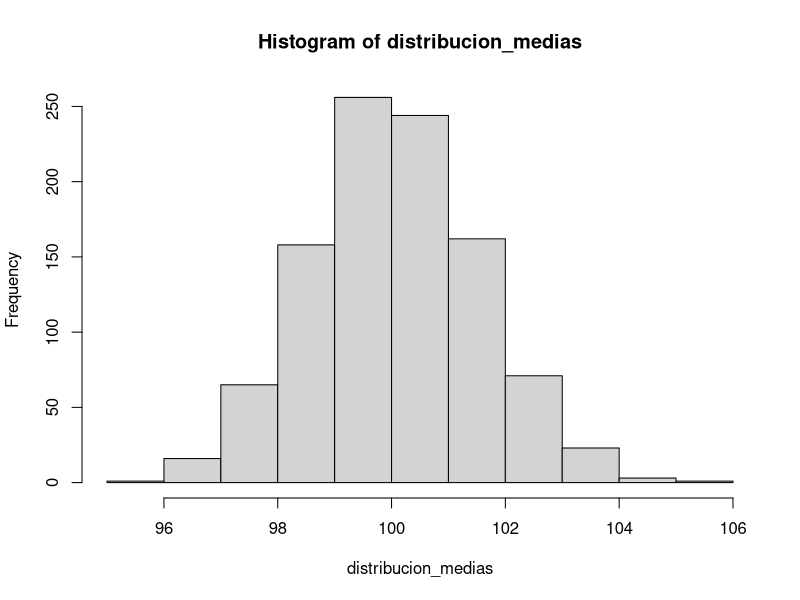

Source code (R):
## ---- chunk 1


if (mtcars$mpg[1] > 15) {
  print("Bien")
} else {
  print("Mal")
}


if (mtcars$mpg[1] > 15) {
  mtcars$mpg[1] + 5
} else {
  mtcars$mpg[1] - 5
}


## ---- chunk 2

mtcars$mpg[15]

if (mtcars$mpg[15] >= 25) {
  print("Grande")
} else if (mtcars$mpg[15] > 15 & mtcars$mpg[15] < 25) {
  print("Mediano")
} else {
  print("Pequeno")
}


## ---- chunk 3

ifelse(mtcars$mpg[1] > 15, "Grande", "Pequeno")

## ---- chunk 4

for (cyl in mtcars$cyl) {
  print(cyl)
}


## ---- chunk 5

contador <- 1

for (cyl in mtcars$cyl) {
  print(cyl)
  contador <- contador + 1
  if (contador >10){
    break
  }
}


## ---- chunk 6

mtcars_peque <- mtcars[1:20,]

for (i in seq_along(mtcars_peque$cyl)) {
  if (mtcars_peque$cyl[i] >= 8){
    mtcars_peque$cyl[i] <- "Grande"
  } else{
    mtcars_peque$cyl[i] <- "Pequeno"
  }
}

mtcars_peque

## ---- chunk 7

for (i in seq_along(mtcars_peque$cyl)) {
  if (mtcars_peque$cyl[i] >= 6) {
    mtcars_peque$cyl[i] <- "Grande"
  } else if (mtcars_peque$cyl[i] > 4 & mtcars_peque$cyl[i] < 6) {
    mtcars_peque$cyl[i] <- "Mediano"
  } else {
    mtcars_peque$cyl[i] <-"Pequeno"
  }
}

mtcars_peque

## ---- chunk 8

set.seed(154)
datos_1 <- rnorm(n = 100, mean = 50, sd = 15)

## ---- chunk 9

dato_1 <- sample(x = datos_1, size = 1, replace = TRUE)

dato_1

## ---- chunk 10

normal_1 <- (dato_1 - mean(datos_1)) / sd(datos_1)

normal_1

## ---- chunk 11

dato_2 <- sample(x = datos_1, size = 1, replace = TRUE)

dato_2

normal_2 <- (dato_2 - mean(datos_1)) / sd(datos_1)

normal_2


## ---- chunk 12

dato_3 <- sample(x = datos_1, size = 1, replace = TRUE)

dato_3

normal_3 <- (dato_3 - mean(datos_1)) / sd(datos_1)

normal_3


## ---- chunk 13

normalizar <- function(dato, datos) {
  
  (dato - mean(datos)) / sd(datos)
  
}

## ---- chunk 14

normalizar(dato = dato_1, datos = datos_1)

normalizar(dato = dato_2, datos = datos_1)

normalizar(dato = dato_2, datos = datos_1)

## ---- chunk 15

normal_1_2 <- normalizar(dato = dato_1, datos = datos_1)

normal_2_2 <- normalizar(dato = dato_2, datos = datos_1)

normal_3_2 <- normalizar(dato = dato_2, datos = datos_1)

normal_1_2
normal_2_2
normal_3_2

## ---- chunk 16

datos_entrada <- c(dato_1, dato_2, dato_3)

normal_vec <- normalizar(dato = datos_entrada, datos = datos_1)

normal_vec

## ---- chunk 17

datos_entrada_2 <- mtcars$mpg

normal_mpg <- normalizar(dato = datos_entrada_2, datos = datos_entrada_2)

normal_mpg

## ---- chunk 18

normal_vec

## ---- chunk 19

normalized_vector02 <- lapply(datos_entrada, normalizar, datos = datos_1)

normalized_vector02

## ---- chunk 20

normalized_vector03 <- sapply(datos_entrada, normalizar, datos = datos_1)

normalized_vector03

## ---- chunk 21

# A continuación creamos una población de tamaño 1.000.000 que se distribuye como una normal con media 100 y desviación estándar 15

pop <- rnorm(1000000, mean = 100, sd = 15)

distribucion_medias <- replicate(expr = mean(sample(x = pop, size = 100)), n = 1000)

hist(distribucion_medias)

